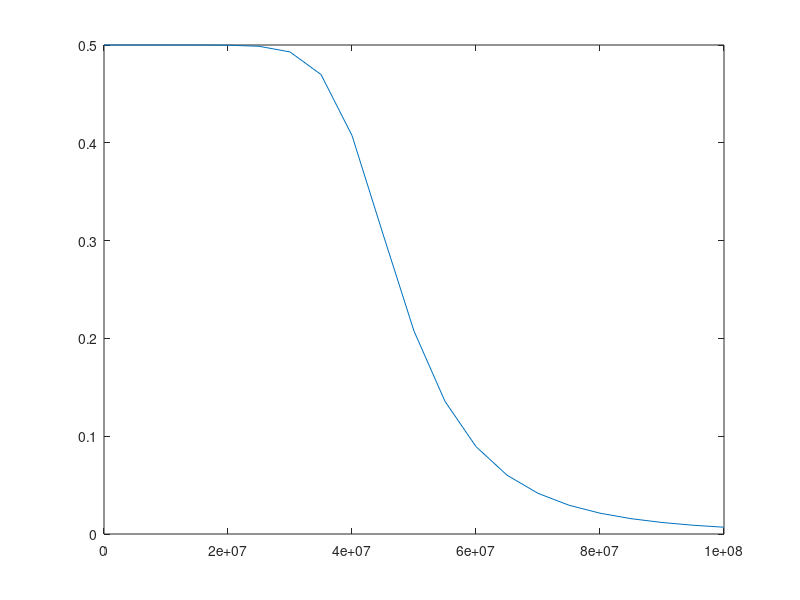

Write MATLAB code to recreate this figure.
j=sqrt(-1);
C1=47*10^(-12);
C2=150*10^(-12);
C3=47*10^(-12);
L1=300*10^(-9);
L2=300*10^(-9);
Rg=50;
Vg=1;
graph = zeros(2,21);

for i=1:20
    f=5*10^6*i;
    w=2*pi*f;
    Zc1=-j/(w*C1);
    Zc2=-j/(w*C2);
    Zc3=-j/(w*C3);
    Zl1=j*w*L1;
    Zl2=j*w*L2;
    A=[-Rg*Zc1 (Rg*Zc1+Rg*Zl1+Zl1*Zc1) 0; (Zl2*Zl1+Zl1*Zc2+Zl2*Zc2) -Zl2*Zc2 -Zl1*Zc2; -Zc3*Rg 0 (Zl2*Zc3+Rg*Zc3+Rg*Zl2)];
    b=[Zl1*Zc1*Vg; 0; 0];
    V=A\b;
    Vo=V(3);
    Ratio=abs(Vo/Vg);
    
    graph(i+1,1)= f;
    graph(i+1,2)= Ratio;
end

graph(1,1)= 0;
graph(1,2)= 0.5;

ylim([0 0.6]);

plot(graph(:,1),graph(:,2))
